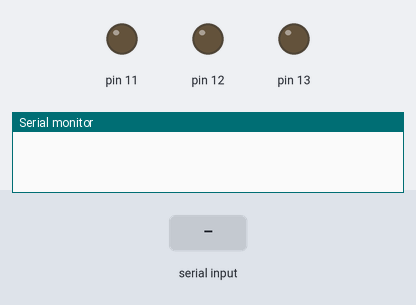
This sketch was run on a simulated Arduino Uno, built with avr-gcc and run on an emulated ATmega328P. Shown: output pins drawn as LEDs (lit = HIGH), the last lines printed to the serial monitor. Inputs (shaded band) come from the test bench.

Above: at 1.2 s.
1.3 s: "a" received over Serial
At 1.7 s:
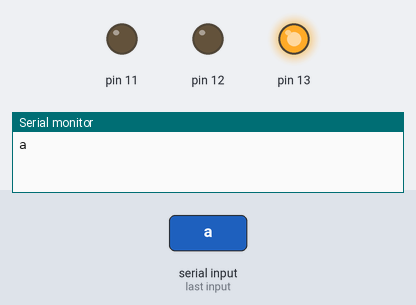
4.3 s: "b" received over Serial
At 5.2 s:
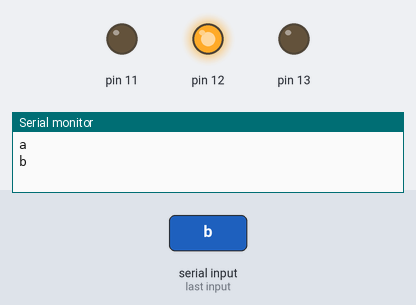
7.3 s: "c" received over Serial
At 8.4 s:
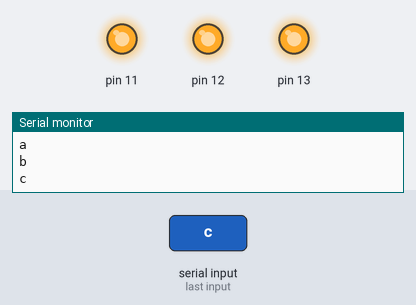
8.8 s: "b" received over Serial
At 9.7 s:
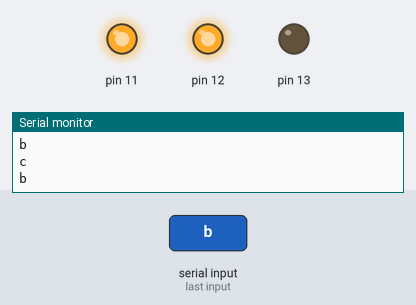
Timing chart, 0 to 11.8 s (numbered marks = the images above; inputs shaded):
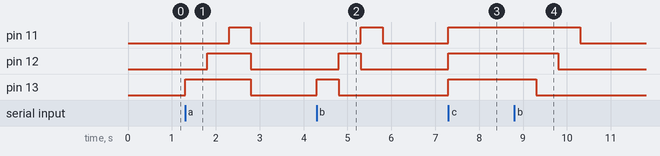

The sketch:

led_Bluetooth.ino
```cpp
//Possible string values:
//   a   (to turn the LED on)
//   b   (to turn the LED off)

char junk;
String inputString="";

void setup()                    // run once, when the sketch starts
{
Serial.begin(9600);            // set the baud rate to 9600, same should be of your Serial Monitor
 pinMode(13, OUTPUT);
 pinMode(12, OUTPUT);
 pinMode(11, OUTPUT);
}

void loop()
{
  if(Serial.available()){
  while(Serial.available())
    {
      char inChar = (char)Serial.read(); //read the input
      inputString += inChar;        //make a string of the characters coming on serial
    }
    Serial.println(inputString);
    while (Serial.available() > 0)
    { junk = Serial.read() ; }      // clear the serial buffer
    if(inputString == "a"){         //in case of 'a' turn the LED on
      digitalWrite(13, HIGH);
      delay(500);
      digitalWrite(12, HIGH);
      delay(500);
      digitalWrite(11, HIGH);
      delay(500);
      digitalWrite(13, LOW);
      digitalWrite(12, LOW);
      digitalWrite(11, LOW);
      delay(500);
    }else if(inputString == "b"){
      digitalWrite(13, HIGH);
      delay(500);
      digitalWrite(13, LOW);
      digitalWrite(12, HIGH);
      delay(500);
      digitalWrite(12, LOW);
      digitalWrite(11, HIGH);
      delay(500);
      digitalWrite(11, LOW);
      delay(500);
    }else if(inputString == "c"){
      digitalWrite(13, HIGH);
      digitalWrite(12, HIGH);
      digitalWrite(11, HIGH);
    }else if(inputString == "d"){
      digitalWrite(13, LOW);
      digitalWrite(12, LOW);
      digitalWrite(11, LOW);
    }
    inputString = "";
  }
}
```

Measured:
- after the input at 1.3 s, pin 11: LOW → HIGH after 1.0 s, → LOW 0.50 s later; pin 12: LOW → HIGH after 0.50 s, → LOW 1.0 s later; pin 13: LOW → HIGH at once, → LOW 1.5 s later
- after the input at 4.3 s, pin 11: LOW → HIGH after 1.0 s, → LOW 0.50 s later; pin 12: LOW → HIGH after 0.50 s, → LOW 0.50 s later; pin 13: LOW → HIGH at once, → LOW 0.50 s later
- after the input at 7.3 s, pin 11–13: LOW → HIGH at once
- after the input at 8.8 s, pin 11: HIGH → LOW after 1.5 s; pin 12: HIGH → LOW after 1.0 s; pin 13: HIGH → LOW after 0.50 s
